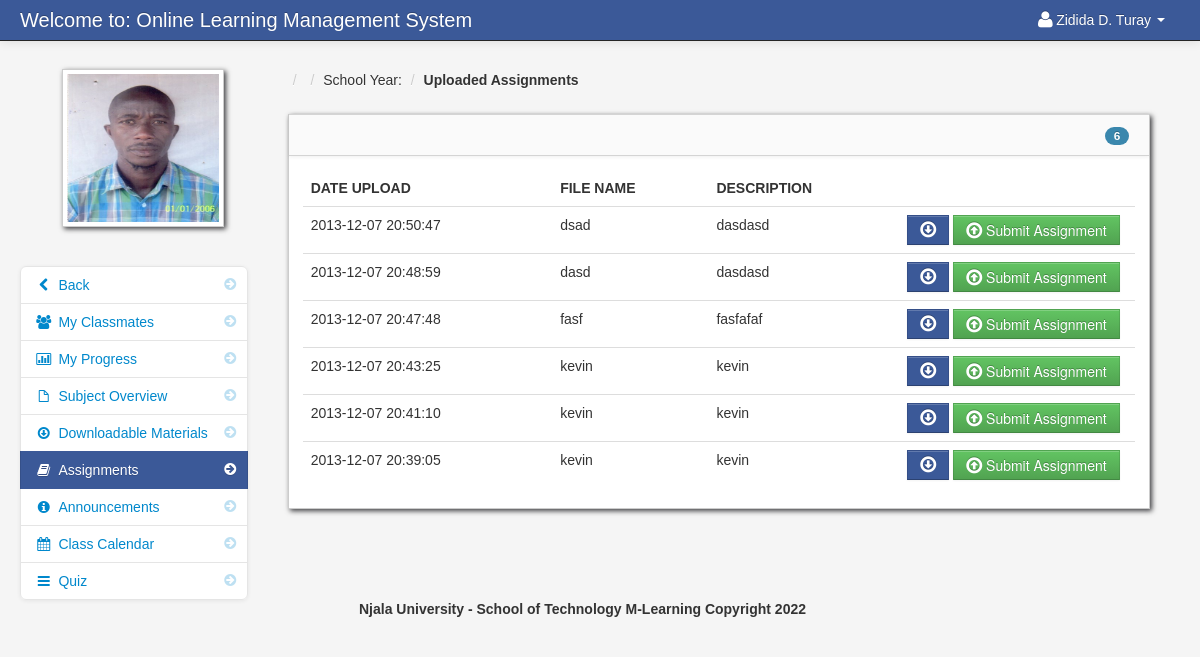
The page /assignment_student.php (signed in) on the database its author committed.
### tables this page shows
CREATE TABLE `student` (
  `student_id` int(11) NOT NULL,
  `firstname` varchar(100) NOT NULL,
  `lastname` varchar(100) NOT NULL,
  `class_id` int(11) NOT NULL,
  `username` varchar(100) NOT NULL,
  `password` varchar(100) NOT NULL,
  `location` varchar(100) NOT NULL,
  `status` varchar(100) NOT NULL
);

CREATE TABLE `assignment` (
  `assignment_id` int(11) NOT NULL,
  `floc` varchar(300) NOT NULL,
  `fdatein` varchar(100) NOT NULL,
  `fdesc` varchar(100) NOT NULL,
  `teacher_id` int(11) NOT NULL,
  `class_id` int(11) NOT NULL,
  `fname` varchar(100) NOT NULL
);

### session.php (called while the page is built, shortened)
<?php
$session_id=$_SESSION['id'];
?>

### assignment_student.php (the view, shortened to what this page needs)
<?php include('header_dashboard.php'); ?>
<?php include('session.php'); ?>
<?php $get_id = $_GET['id']; ?>
    <body>
		<?php include('navbar_student.php'); ?>
        <div class="container-fluid">
            <div class="row-fluid">
				<?php include('assignment_link_student.php'); ?>
                <div class="span9" id="content">
                     <div class="row-fluid">
										<?php $class_query = mysqli_query($conn,"select * from teacher_class
										LEFT JOIN class ON class.class_id = teacher_class.class_id
										LEFT JOIN subject ON subject.subject_id = teacher_class.subject_id
										where teacher_class_id = '$get_id'")or die(mysqli_error());
										$class_row = mysqli_fetch_array($class_query);
										?>
					     <ul class="breadcrumb">
							<li><a href="#"><?php echo $class_row['class_name']; ?></a> <span class="divider">/</span></li>
							<li><a href="#"><?php echo $class_row['subject_code']; ?></a> <span class="divider">/</span></li>
							<li><a href="#">School Year: <?php echo $class_row['school_year']; ?></a> <span class="divider">/</span></li>
							<li><a href="#"><b>Uploaded Assignments</b></a></li>
						</ul>
                        <div id="block_bg" class="block">
                            <div class="navbar navbar-inner block-header">
								<?php $query = mysqli_query($conn,"select * FROM assignment where class_id = '$get_id'  order by fdatein DESC")or die(mysqli_error());
									  $count  = mysqli_num_rows($query);
								?>
                                <div id="" class="muted pull-right"><span class="badge badge-info"><?php echo $count; ?></span></div>
                            </div>
                            <div class="block-content collapse in">
                                <div class="span12">
								<?php
									$query = mysqli_query($conn,"select * FROM assignment where class_id = '$get_id'  order by fdatein DESC")or die(mysqli_error());
									$count = mysqli_num_rows($query);
									if ($count == '0'){?>
									<div class="alert alert-info">No Assignment Currently Uploaded</div>
									<?php
									}else{
								?>
  											<table cellpadding="0" cellspacing="0" border="0" class="table" id="">
										<thead>
										        <tr>
												<th>Date Upload</th>
												<th>File Name</th>
												<th>Description</th>
												<th></th>
												</tr>
										</thead>
										<tbody>
                              		<?php
										$query = mysqli_query($conn,"select * FROM assignment where class_id = '$get_id'  order by fdatein DESC")or die(mysqli_error());
										while($row = mysqli_fetch_array($query)){
										$id  = $row['assignment_id'];
										$floc = $row['floc'];
									?>
										<tr>
										 <td><?php echo $row['fdatein']; ?></td>
                                         <td><?php  echo $row['fname']; ?></td>
                                         <td><?php echo $row['fdesc']; ?></td>
                                         <td width="220">
										 <form id="assign" method="post" action="submit_assignment.php<?php echo '?id='.$get_id ?>&<?php echo 'post_id='.$id ?>">
										 <?php
											if ($floc == ""){
											}else{
										 ?>
										  <a data-placement="bottom" title="Download" id="<?php echo $id; ?>download"  class="btn btn-info" href="<?php echo $row['floc']; ?>"><i class="icon-download icon-large"></i></a>
										<?php } ?>
										 <button  data-placement="bottom" title="Submit Assignment" id="<?php echo $id; ?>submit" class="btn btn-success" name="btn_assign"><i class="icon-upload icon-large"></i> Submit Assignment</button>
										 </form>
										 </td>
                                </tr>
						 <?php } ?>
										</tbody>
									</table>
						 <?php } ?>
                                </div>
                            </div>
                        </div>
                    </div>
                </div>
            </div>
		<?php include('footer.php'); ?>
        </div>
		<?php include('script.php'); ?>
    </body>
</html>

### navbar_student.php (shortened to what this page needs)
<div class="navbar navbar-fixed-top navbar-inverse">
        <div class="navbar-inner">
            <div class="container-fluid">
                <a class="brand" href="#">Welcome to: Online Learning Management System</a>
					<div class="nav-collapse collapse">
						<ul class="nav pull-right">
							<?php $query= mysqli_query($conn,"select * from student where student_id = '$session_id'")or die(mysqli_error());
									$row = mysqli_fetch_array($query);
							?>
							<li class="dropdown">
								<a href="#" role="button" class="dropdown-toggle" data-toggle="dropdown"> <i class="icon-user icon-large"></i><?php echo $row['firstname']." ".$row['lastname'];  ?> <i class="caret"></i></a>
							</li>
						</ul>
					</div>
            </div>
        </div>
</div>

### assignment_link_student.php (shortened to what this page needs)
<div class="span3" id="sidebar">
	<img id="avatar" src="admin/<?php echo $row['location']; ?>" class="img-polaroid">
		<ul class="nav nav-list bs-docs-sidenav nav-collapse collapse">
				<li class=""><a href="dashboard_student.php"><i class="icon-chevron-right"></i><i class="icon-chevron-left"></i>&nbsp;Back</a></li>
				<li class=""><a href="my_classmates.php<?php echo '?id='.$get_id; ?>"><i class="icon-chevron-right"></i><i class="icon-group"></i>&nbsp;My Classmates</a></li>
				<li class=""><a href="progress.php<?php echo '?id='.$get_id; ?>"><i class="icon-chevron-right"></i><i class="icon-bar-chart"></i>&nbsp;My Progress</a></li>
				<li class=""><a href="subject_overview_student.php<?php echo '?id='.$get_id; ?>"><i class="icon-chevron-right"></i><i class="icon-file"></i>&nbsp;Subject Overview</a></li>
				<li class=""><a href="downloadable_student.php<?php echo '?id='.$get_id; ?>"><i class="icon-chevron-right"></i><i class="icon-download"></i>&nbsp;Downloadable Materials</a></li>
				<li class="active"><a href="assignment_student.php<?php echo '?id='.$get_id; ?>"><i class="icon-chevron-right"></i><i class="icon-book"></i>&nbsp;Assignments</a></li>
				<li class=""><a href="announcements_student.php<?php echo '?id='.$get_id; ?>"><i class="icon-chevron-right"></i><i class="icon-info-sign"></i>&nbsp;Announcements</a></li>
				<li class=""><a href="class_calendar_student.php<?php echo '?id='.$get_id; ?>"><i class="icon-chevron-right"></i><i class="icon-calendar"></i>&nbsp;Class Calendar</a></li>
				<li class=""><a href="student_quiz_list.php<?php echo '?id='.$get_id; ?>"><i class="icon-chevron-right"></i><i class="icon-reorder"></i>&nbsp;Quiz</a></li>
		</ul>
</div>

### admin/assets/styles.css (style rules this page uses)
body { padding-top: 60px; padding-bottom: 40px; background-color: #f5f5f5; }
#content { margin-left:0px; }
.breadcrumb { margin: 0 0 0px; padding: 10px 0px; background-color: transparent; }
.block { background: url("../images/pixel-60fff.png") repeat scroll 0 0 rgba(0, 0, 0, 0) !important; border: 1px solid #ccc; background: white; margin: 1em 0em; border-top: none; -webkit-box-shadow: 2px 2px 5px rgba(0, 0, 6, 0.75); -moz-box-shadow: 2px 2px 5px rgba(0, 0, 6, 0.75); box-shadow: 2px 2px 5px rgba(0, 0, 6, 0.75); }
.block-content { margin: 1em; min-height: .25em; }
.block-header { margin-bottom: 0px; border-right: none; border-left: none; -webkit-border-radius: 0px; -moz-border-radius: 0px; border-radius: 0px; }
.block-header div { padding-top: 10px; }
.bs-docs-sidenav { max-width: 228px; margin: 30px 0 0; padding: 0; background-color: #fff; -webkit-border-radius: 6px; -moz-border-radius: 6px; border-radius: 6px; -webkit-box-shadow: 0 1px 4px rgba(0,0,0,.065); -moz-box-shadow: 0 1px 4px rgba(0,0,0,.065); box-shadow: 0 1px 4px rgba(0,0,0,.065); }
.bs-docs-sidenav > li > a { display: block; width: 190px \9; margin: 0 0 -1px; padding: 8px 14px; border: 1px solid #e5e5e5; }
.bs-docs-sidenav > li:first-child > a { -webkit-border-radius: 6px 6px 0 0; -moz-border-radius: 6px 6px 0 0; border-radius: 6px 6px 0 0; }
.bs-docs-sidenav > li:last-child > a { -webkit-border-radius: 0 0 6px 6px; -moz-border-radius: 0 0 6px 6px; border-radius: 0 0 6px 6px; }
.bs-docs-sidenav > .active > a { position: relative; z-index: 2; padding: 9px 15px; border: 0; text-shadow: 0 1px 0 rgba(0,0,0,.15); -webkit-box-shadow: inset 1px 0 0 rgba(0,0,0,.1), inset -1px 0 0 rgba(0,0,0,.1); -moz-box-shadow: inset 1px 0 0 rgba(0,0,0,.1), inset -1px 0 0 rgba(0,0,0,.1); box-shadow: inset 1px 0 0 rgba(0,0,0,.1), inset -1px 0 0 rgba(0,0,0,.1); }
.bs-docs-sidenav .icon-chevron-right { float: right; margin-top: 2px; margin-right: -6px; opacity: .25; }
.bs-docs-sidenav .active .icon-chevron-right, .bs-docs-sidenav .active a:hover .icon-chevron-right { opacity: 1; }

### rows shown on the page
student: firstname "Zidida D.", lastname "Turay", location (picture)
assignment: fdatein "2013-12-07 20:50:47", fname "dsad", fdesc "dasdasd"
assignment: fdatein "2013-12-07 20:48:59", fname "dasd", fdesc "dasdasd"
assignment: fdatein "2013-12-07 20:47:48", fname "fasf", fdesc "fasfafaf"
assignment: fdatein "2013-12-07 20:43:25", fname "kevin", fdesc "kevin"
assignment: fdatein "2013-12-07 20:41:10", fname "kevin", fdesc "kevin"
assignment: fdatein "2013-12-07 20:39:05", fname "kevin", fdesc "kevin"

### other values the page prints
$count "6"
